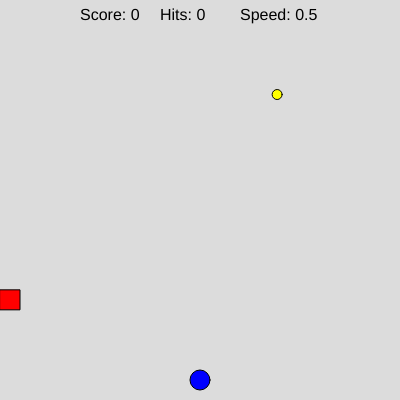
Frame 1 (no input)
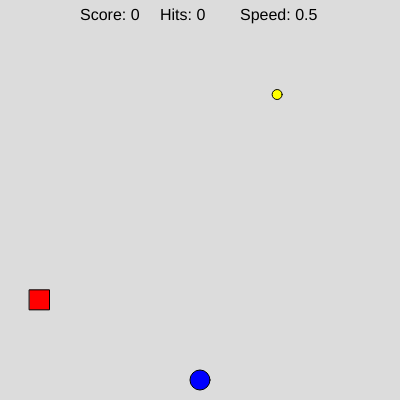
Frame 60 (no input)
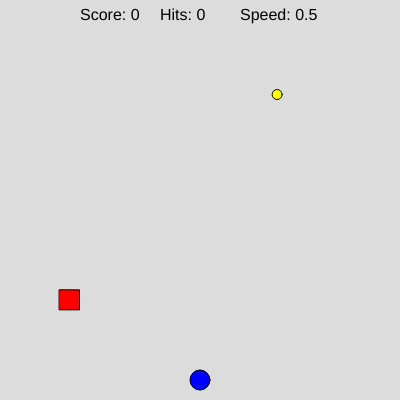
Frame 120 (the mouse pressed at the canvas centre since frame 60)

The p5.js sketch that drew these frames (run headless with seeded random() and noise() and a simulated clock; from frame 60 on, the mouse is pressed at the canvas centre):

// p5.js sketch
// ── sketch.js
// Game variables 
let playerX, playerY;
let coinX, coinY, coinCollected;
let obstacleX, obstacleY, obstacleSpeed;
let score = 0, hits = 0;
let gameOver = false;

function setup() {
  createCanvas(400, 400);
  initializeGame();
}

function initializeGame() {
  // Initialize player position (bottom center)
  playerX = width/2;
  playerY = height - 20;
  
  // Initialize coin position
  newCoin();
  
  // Initialize obstacle position
  obstacleX = 0;
  obstacleY = random(20, height-20);
  obstacleSpeed = 0

  coinCollected = false
}

function draw() {
  background(220);
  
  if (gameOver) {
    displayGameOver();
  } else {
    // Draw game elements
    drawPlayer();
    drawCoin();
    drawObstacle();
    
    // Handle movement
    movePlayer();
    moveObstacle();
    
    // Check for collisions
    checkCoinCollection();
    checkCollisions();
    
    // Display game stats
    displayStats();
  }
}

function drawPlayer() {
  fill(0, 0, 255);  // Blue player
  circle(playerX, playerY, 20);
}

function drawCoin() {
  fill(255, 255, 0);  // Yellow coin
  circle(coinX, coinY, 10);
}

function drawObstacle() {
  fill(255, 0, 0);  // Red obstacle
  rect(obstacleX, obstacleY, 20, 20);
}

// Basic left/right movement provided
function movePlayer() {
  if (keyIsDown(LEFT_ARROW)) {
    playerX -= 5;
  }
  if (keyIsDown(RIGHT_ARROW)) {
    playerX += 5;
  }
  
  // TODO: Add up/down movement
  if (keyIsDown(UP_ARROW)) {
    playerY -= 5;
  }
  if (keyIsDown(DOWN_ARROW)) {
    playerY += 5;
  }
  // HINT: Use UP_ARROW and DOWN_ARROW keys
  // Movement should be 5 pixels per frame
  
  // TODO: Add boundary checking
  // HINT: Keep player within canvas bounds
  // Check against 0, width, and height
}

function moveObstacle() {
  // TODO: Move obstacle from left to right
    obstacleSpeed = 0.5
    obstacleX += obstacleSpeed
  // HINT: Increase obstacleX by obstacleSpeed
  
  // TODO: Reset obstacle when it goes off screen
  if (obstacleX+20 > width) {
    obstacleX = 0
    obstacleY = random(width-20)
  }
  // HINT: Check if obstacleX > width
  // Reset to left side and new random Y position
}

function checkCoinCollection() {
  // TODO: Check if player touches coin
  if (dist(playerX, playerY, coinX, coinY) < 15 && !coinCollected){
    coinCollected = true
    score++
    newCoin()
    obstacleSpeed += 0.5
  }
  // HINT: Use dist(playerX, playerY, coinX, coinY)
  // If distance < 15:
  //   - Increase score
  //   - Create new coin
  //   - Increase obstacle speed slightly
}

function checkCollisions() {
  // TODO: Check if player hits obstacle
  // HINT: Similar to coin collection
  // If hit (distance < 20):
  //   - Increase hits
  //   - Check for game over (hits >= 3)
  //   - Reset positions
}

function displayStats() {
  fill(0);
  textSize(16);
  text("Score: " + score, 1/5*width, 20);
  text("Hits: " + hits, 2/5*width, 20);
  text("Speed: " + obstacleSpeed, 3/5*width, 20);
  // TODO: Add display for hits and speed
}

function displayGameOver() {
  // TODO: Show game over screen
  // HINT: Use textAlign(CENTER, CENTER)
  // Show:
  //   - "Game Over" message
  //   - Final score
  //   - "Press R to Restart"
}

function newCoin() {
  // Generate random position for coin
  coinX = random(20, width-20);
  coinY = random(20, height-20);
}

function resetGame() {
  // TODO: Reset all game variables
  // HINT: Reset score, hits, speed
  // Set gameOver to false
  // Call initializeGame()
}

function keyPressed() {
  // TODO: Check for 'R' key to restart game
  // HINT: Use key === 'r' || key === 'R'
  // Only works when game is over
}

// Helper function you might need
function distance(x1, y1, x2, y2) {
  return dist(x1, y1, x2, y2);
}
